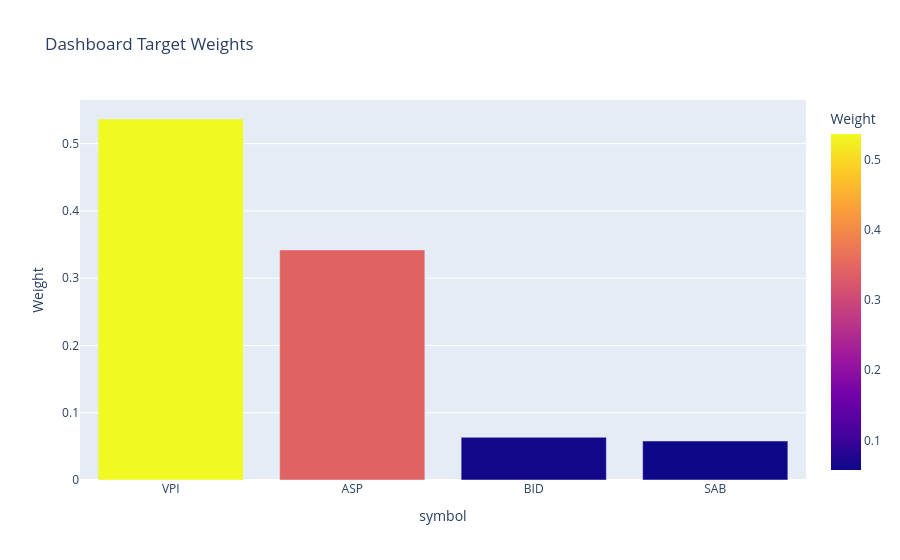

The notebook cell this image was saved under:
### Code cell
# Cell: Build Portfolio Target Weights
return_matrix = build_return_matrix(candidate_history, return_col="return_1d").dropna(how="all").fillna(0.0)
return_matrix = return_matrix.reindex(columns=candidate_symbols).dropna(axis=1, how="all").fillna(0.0)
symbols = return_matrix.columns.tolist()

if len(symbols) == 0:
    raise ValueError("Khong co du lieu return de xay dung portfolio target weights")

cov_matrix = shrink_covariance(return_matrix.cov(), shrinkage=0.15)
if len(symbols) == 1:
    target_weights = equal_weight_allocation(symbols)
else:
    target_weights = hierarchical_risk_parity_allocation(returns=return_matrix[symbols])

risk_parity_weights = risk_parity_allocation(cov_matrix) if len(symbols) > 1 else target_weights.copy()
weights_table = pd.concat(
    [
        target_weights.rename("target_weight"),
        risk_parity_weights.rename("risk_parity_weight"),
    ],
    axis=1,
).fillna(0.0)
display(weights_table)
weight_bar_chart(weights_table["target_weight"], title="Dashboard Target Weights")

### Figure 1 — Plotly figure (JSON) as saved in the notebook; plotly's stock layout.template omitted (floating-point values rounded to 4 significant figures)
{"data": [{"hovertemplate": "symbol=%{x}<br>Weight=%{marker.color}<extra></extra>", "legendgroup": "", "marker": {"color": [0.5366, 0.342, 0.06344, 0.05796], "coloraxis": "coloraxis", "pattern": {"shape": ""}}, "name": "", "orientation": "v", "showlegend": false, "textposition": "auto", "type": "bar", "x": ["VPI", "ASP", "BID", "SAB"], "xaxis": "x", "y": [0.5366, 0.342, 0.06344, 0.05796], "yaxis": "y"}], "layout": {"autosize": true, "barmode": "relative", "coloraxis": {"colorbar": {"title": {"text": "Weight"}}, "colorscale": [[0, "#0d0887"], [0.1111, "#46039f"], [0.2222, "#7201a8"], [0.3333, "#9c179e"], [0.4444, "#bd3786"], [0.5556, "#d8576b"], [0.6667, "#ed7953"], [0.7778, "#fb9f3a"], [0.8889, "#fdca26"], [1, "#f0f921"]]}, "legend": {"tracegroupgap": 0}, "title": {"text": "Dashboard Target Weights"}, "xaxis": {"anchor": "y", "autorange": true, "domain": [0, 1], "range": [-0.5, 3.5], "title": {"text": "symbol"}, "type": "category"}, "yaxis": {"anchor": "x", "autorange": true, "domain": [0, 1], "range": [0, 0.5649], "title": {"text": "Weight"}, "type": "linear"}}}
